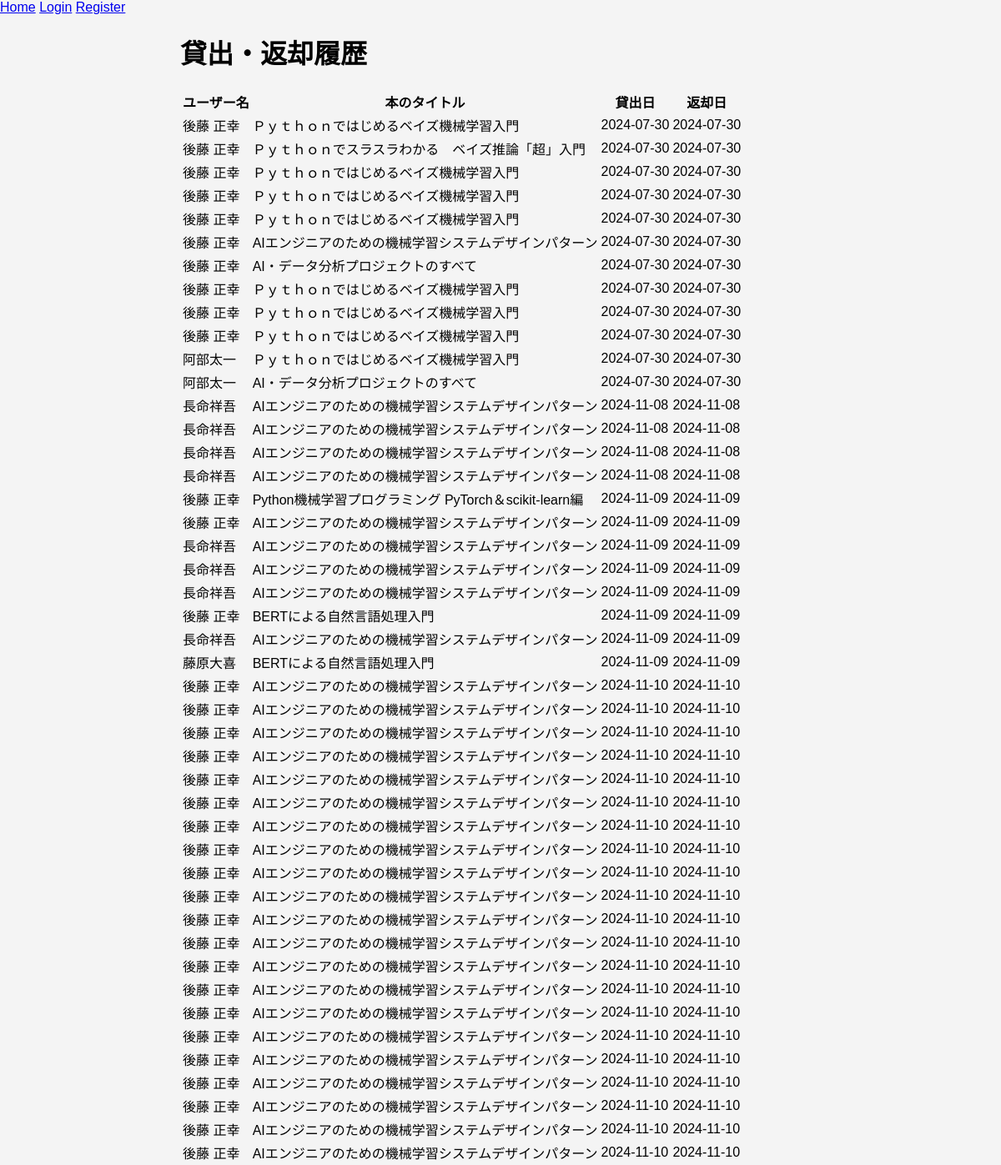
The app's page /borrow-history with its own data.
### app/models.py (models this page shows)
class Borrow(db.Model):
    id = db.Column(db.Integer, primary_key=True)
    book_id = db.Column(db.Integer, db.ForeignKey('book.id'), nullable=False)
    user_id = db.Column(db.Integer, db.ForeignKey('user.id'), nullable=False)
    borrow_date = db.Column(db.DateTime, default=datetime.utcnow)
    return_date = db.Column(db.DateTime, nullable=True)
    book = db.relationship('Book', back_populates='borrows', overlaps="borrow_records")
    borrower = db.relationship('User', back_populates='borrowed_books')

class User(db.Model, UserMixin):
    id = db.Column(db.Integer, primary_key=True)
    name = db.Column(db.String(100), nullable=False, unique=True)
    borrowed_books = db.relationship('Borrow', back_populates='borrower', lazy=True)
    current_borrowed_book_id = db.Column(db.Integer, db.ForeignKey('book.id'), nullable=True)

class Book(db.Model):
    id = db.Column(db.Integer, primary_key=True)
    title = db.Column(db.String(200), nullable=False)
    authors = db.Column(db.String(200), nullable=False)
    publisher = db.Column(db.String(100))
    published_date = db.Column(db.String(20))
    description = db.Column(db.Text)
    page_count = db.Column(db.Integer)
    categories = db.Column(db.String(100))
    language = db.Column(db.String(20))
    thumbnail = db.Column(db.String(200))
    is_borrowed = db.Column(db.Boolean, default=False)
    borrows = db.relationship('Borrow', back_populates='book', lazy=True, overlaps="borrow_records")

### app/routes.py (the view)
@main.route('/borrow-history')
def borrow_history():
    histories = Borrow.query.all()
    return render_template('borrow_history.html', histories=histories)

### app/templates/borrow_history.html
{% extends "base.html" %}
{% block content %}
  <div class="container my-5">
    <h1 class="text-center mb-4">貸出・返却履歴</h1>
    <div class="table-responsive">
      <table class="table table-hover table-bordered">
        <thead class="thead-dark">
          <tr>
            <th>ユーザー名</th>
            <th>本のタイトル</th>
            <th>貸出日</th>
            <th>返却日</th>
          </tr>
        </thead>
        <tbody>
          {% for history in histories %}
          <tr>
            <td>{{ history.borrower.name }}</td>
            <td>{{ history.book.title }}</td>
            <td>{{ history.borrow_date.strftime('%Y-%m-%d') }}</td>
            <td>{{ history.return_date.strftime('%Y-%m-%d') if history.return_date else '未返却' }}</td>
          </tr>
          {% endfor %}
        </tbody>
      </table>
    </div>
  </div>
{% endblock %}

### app/templates/base.html (shortened to what this page needs)
<!doctype html>
<html lang="en">
  <head>
    <link rel="stylesheet" href="{{ url_for('static', filename='css/styles.css') }}">
  </head>
  <body>
    <nav>
      <a href="{{ url_for('main.index') }}">Home</a>
      {% if current_user.is_authenticated %}
        <a href="{{ url_for('main.mypage') }}">My Page</a>
        <a href="{{ url_for('main.search') }}">Search</a>
        <a href="{{ url_for('main.borrow_history') }}">borrow_hisotry</a>
        <a href="{{ url_for('main.logout') }}">Logout</a>
      {% else %}
        <a href="{{ url_for('main.login') }}">Login</a>
        <a href="{{ url_for('main.register') }}">Register</a>
      {% endif %}
    </nav>
    <div class="container">
      {% block content %}{% endblock %}
    </div>
  </body>
</html>

### app/static/css/styles.css (style rules this page uses)
body { font-family: Arial, sans-serif; margin: 0; padding: 0; background-color: #f4f4f4; }
.container { width: 80%; margin: auto; overflow: hidden; }

### records on screen
Borrow: borrower.name "後藤 正幸", book "Ｐｙｔｈｏｎではじめるベイズ機械学習入門", borrow_date "2024-07-30", return_date "2024-07-30"
Borrow: borrower.name "後藤 正幸", book "Ｐｙｔｈｏｎでスラスラわかる ベイズ推論「超」入門", borrow_date "2024-07-30", return_date "2024-07-30"
Borrow: borrower.name "後藤 正幸", book "Ｐｙｔｈｏｎではじめるベイズ機械学習入門", borrow_date "2024-07-30", return_date "2024-07-30"
Borrow: borrower.name "後藤 正幸", book "Ｐｙｔｈｏｎではじめるベイズ機械学習入門", borrow_date "2024-07-30", return_date "2024-07-30"
Borrow: borrower.name "後藤 正幸", book "Ｐｙｔｈｏｎではじめるベイズ機械学習入門", borrow_date "2024-07-30", return_date "2024-07-30"
Borrow: borrower.name "後藤 正幸", book "AIエンジニアのための機械学習システムデザインパターン", borrow_date "2024-07-30", return_date "2024-07-30"
Borrow: borrower.name "後藤 正幸", book "AI・データ分析プロジェクトのすべて", borrow_date "2024-07-30", return_date "2024-07-30"
Borrow: borrower.name "後藤 正幸", book "Ｐｙｔｈｏｎではじめるベイズ機械学習入門", borrow_date "2024-07-30", return_date "2024-07-30"
Borrow: borrower.name "後藤 正幸", book "Ｐｙｔｈｏｎではじめるベイズ機械学習入門", borrow_date "2024-07-30", return_date "2024-07-30"
Borrow: borrower.name "後藤 正幸", book "Ｐｙｔｈｏｎではじめるベイズ機械学習入門", borrow_date "2024-07-30", return_date "2024-07-30"
Borrow: borrower.name "阿部太一", book "Ｐｙｔｈｏｎではじめるベイズ機械学習入門", borrow_date "2024-07-30", return_date "2024-07-30"
Borrow: borrower.name "阿部太一", book "AI・データ分析プロジェクトのすべて", borrow_date "2024-07-30", return_date "2024-07-30"
Borrow: borrower.name "長命祥吾", book "AIエンジニアのための機械学習システムデザインパターン", borrow_date "2024-11-08", return_date "2024-11-08"
Borrow: borrower.name "長命祥吾", book "AIエンジニアのための機械学習システムデザインパターン", borrow_date "2024-11-08", return_date "2024-11-08"
Borrow: borrower.name "長命祥吾", book "AIエンジニアのための機械学習システムデザインパターン", borrow_date "2024-11-08", return_date "2024-11-08"
Borrow: borrower.name "長命祥吾", book "AIエンジニアのための機械学習システムデザインパターン", borrow_date "2024-11-08", return_date "2024-11-08"
Borrow: borrower.name "後藤 正幸", book "Python機械学習プログラミング PyTorch＆scikit-learn編", borrow_date "2024-11-09", return_date "2024-11-09"
Borrow: borrower.name "後藤 正幸", book "AIエンジニアのための機械学習システムデザインパターン", borrow_date "2024-11-09", return_date "2024-11-09"
Borrow: borrower.name "長命祥吾", book "AIエンジニアのための機械学習システムデザインパターン", borrow_date "2024-11-09", return_date "2024-11-09"
Borrow: borrower.name "長命祥吾", book "AIエンジニアのための機械学習システムデザインパターン", borrow_date "2024-11-09", return_date "2024-11-09"
Borrow: borrower.name "長命祥吾", book "AIエンジニアのための機械学習システムデザインパターン", borrow_date "2024-11-09", return_date "2024-11-09"
Borrow: borrower.name "後藤 正幸", book "BERTによる自然言語処理入門", borrow_date "2024-11-09", return_date "2024-11-09"
Borrow: borrower.name "長命祥吾", book "AIエンジニアのための機械学習システムデザインパターン", borrow_date "2024-11-09", return_date "2024-11-09"
Borrow: borrower.name "藤原大喜", book "BERTによる自然言語処理入門", borrow_date "2024-11-09", return_date "2024-11-09"
Borrow: borrower.name "後藤 正幸", book "AIエンジニアのための機械学習システムデザインパターン", borrow_date "2024-11-10", return_date "2024-11-10"
Borrow: borrower.name "後藤 正幸", book "AIエンジニアのための機械学習システムデザインパターン", borrow_date "2024-11-10", return_date "2024-11-10"
Borrow: borrower.name "後藤 正幸", book "AIエンジニアのための機械学習システムデザインパターン", borrow_date "2024-11-10", return_date "2024-11-10"
Borrow: borrower.name "後藤 正幸", book "AIエンジニアのための機械学習システムデザインパターン", borrow_date "2024-11-10", return_date "2024-11-10"
Borrow: borrower.name "後藤 正幸", book "AIエンジニアのための機械学習システムデザインパターン", borrow_date "2024-11-10", return_date "2024-11-10"
Borrow: borrower.name "後藤 正幸", book "AIエンジニアのための機械学習システムデザインパターン", borrow_date "2024-11-10", return_date "2024-11-10"
Borrow: borrower.name "後藤 正幸", book "AIエンジニアのための機械学習システムデザインパターン", borrow_date "2024-11-10", return_date "2024-11-10"
Borrow: borrower.name "後藤 正幸", book "AIエンジニアのための機械学習システムデザインパターン", borrow_date "2024-11-10", return_date "2024-11-10"
Borrow: borrower.name "後藤 正幸", book "AIエンジニアのための機械学習システムデザインパターン", borrow_date "2024-11-10", return_date "2024-11-10"
Borrow: borrower.name "後藤 正幸", book "AIエンジニアのための機械学習システムデザインパターン", borrow_date "2024-11-10", return_date "2024-11-10"
Borrow: borrower.name "後藤 正幸", book "AIエンジニアのための機械学習システムデザインパターン", borrow_date "2024-11-10", return_date "2024-11-10"
Borrow: borrower.name "後藤 正幸", book "AIエンジニアのための機械学習システムデザインパターン", borrow_date "2024-11-10", return_date "2024-11-10"
Borrow: borrower.name "後藤 正幸", book "AIエンジニアのための機械学習システムデザインパターン", borrow_date "2024-11-10", return_date "2024-11-10"
Borrow: borrower.name "後藤 正幸", book "AIエンジニアのための機械学習システムデザインパターン", borrow_date "2024-11-10", return_date "2024-11-10"
Borrow: borrower.name "後藤 正幸", book "AIエンジニアのための機械学習システムデザインパターン", borrow_date "2024-11-10", return_date "2024-11-10"
Borrow: borrower.name "後藤 正幸", book "AIエンジニアのための機械学習システムデザインパターン", borrow_date "2024-11-10", return_date "2024-11-10"
Borrow: borrower.name "後藤 正幸", book "AIエンジニアのための機械学習システムデザインパターン", borrow_date "2024-11-10", return_date "2024-11-10"
Borrow: borrower.name "後藤 正幸", book "AIエンジニアのための機械学習システムデザインパターン", borrow_date "2024-11-10", return_date "2024-11-10"
Borrow: borrower.name "後藤 正幸", book "AIエンジニアのための機械学習システムデザインパターン", borrow_date "2024-11-10", return_date "2024-11-10"
Borrow: borrower.name "後藤 正幸", book "AIエンジニアのための機械学習システムデザインパターン", borrow_date "2024-11-10", return_date "2024-11-10"
Borrow: borrower.name "後藤 正幸", book "AIエンジニアのための機械学習システムデザインパターン", borrow_date "2024-11-10", return_date "2024-11-10"
